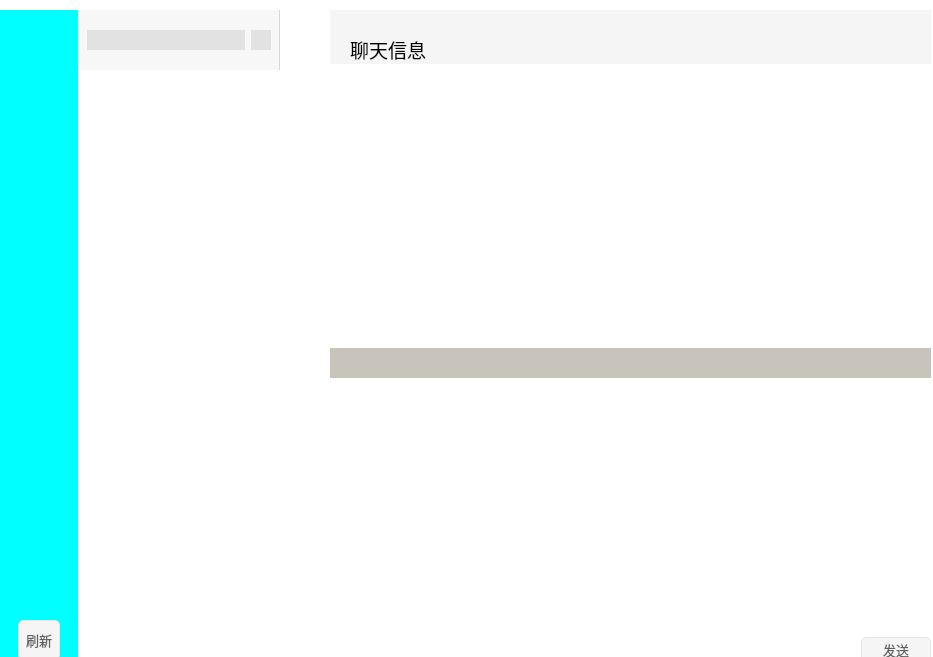
<?xml version="1.0" encoding="UTF-8"?>
<ui version="4.0">
 <class>Client</class>
 <widget class="QWidget" name="Client">
  <property name="geometry">
   <rect>
    <x>0</x>
    <y>0</y>
    <width>933</width>
    <height>657</height>
   </rect>
  </property>
  <property name="windowTitle">
   <string>Client</string>
  </property>
  <property name="windowIcon">
   <iconset resource="src.qrc">
    <normaloff>:/pic/src/wechat2.png</normaloff>:/pic/src/wechat2.png</iconset>
  </property>
  <property name="styleSheet">
   <string notr="true">background-color: rgb(255, 255, 255);</string>
  </property>
  <widget class="QWidget" name="centerWidget" native="true">
   <property name="geometry">
    <rect>
     <x>0</x>
     <y>0</y>
     <width>933</width>
     <height>657</height>
    </rect>
   </property>
   <layout class="QGridLayout" name="gridLayout_4" columnstretch="0">
    <property name="leftMargin">
     <number>0</number>
    </property>
    <property name="topMargin">
     <number>0</number>
    </property>
    <property name="rightMargin">
     <number>0</number>
    </property>
    <property name="bottomMargin">
     <number>0</number>
    </property>
    <property name="spacing">
     <number>0</number>
    </property>
    <item row="0" column="0">
     <widget class="QWidget" name="widget_main" native="true">
      <widget class="QWidget" name="widget_side" native="true">
       <property name="geometry">
        <rect>
         <x>-2</x>
         <y>10</y>
         <width>80</width>
         <height>657</height>
        </rect>
       </property>
       <property name="minimumSize">
        <size>
         <width>80</width>
         <height>0</height>
        </size>
       </property>
       <property name="maximumSize">
        <size>
         <width>80</width>
         <height>16777215</height>
        </size>
       </property>
       <property name="styleSheet">
        <string notr="true">background-color: rgb(0, 255, 255);
min-width:80;
max-width:80;</string>
       </property>
       <widget class="QPushButton" name="pushButton_msg_list">
        <property name="geometry">
         <rect>
          <x>20</x>
          <y>180</y>
          <width>40</width>
          <height>40</height>
         </rect>
        </property>
        <property name="minimumSize">
         <size>
          <width>40</width>
          <height>0</height>
         </size>
        </property>
        <property name="maximumSize">
         <size>
          <width>40</width>
          <height>16777215</height>
         </size>
        </property>
        <property name="cursor">
         <cursorShape>PointingHandCursor</cursorShape>
        </property>
        <property name="styleSheet">
         <string notr="true">QPushButton {

	border: none; /* no border for a flat push button */
	max-width:40;
	min-width:40;
}
</string>
        </property>
        <property name="text">
         <string/>
        </property>
        <property name="icon">
         <iconset resource="src.qrc">
          <normaloff>:/src/message.png</normaloff>
          <normalon>:/src/message1.png</normalon>:/src/message.png</iconset>
        </property>
        <property name="iconSize">
         <size>
          <width>40</width>
          <height>40</height>
         </size>
        </property>
        <property name="checkable">
         <bool>true</bool>
        </property>
        <property name="checked">
         <bool>false</bool>
        </property>
       </widget>
       <widget class="QPushButton" name="pushBtn_refresh">
        <property name="geometry">
         <rect>
          <x>20</x>
          <y>610</y>
          <width>42</width>
          <height>40</height>
         </rect>
        </property>
        <property name="minimumSize">
         <size>
          <width>42</width>
          <height>0</height>
         </size>
        </property>
        <property name="maximumSize">
         <size>
          <width>42</width>
          <height>2000</height>
         </size>
        </property>
        <property name="font">
         <font>
          <family>黑体</family>
          <pointsize>10</pointsize>
         </font>
        </property>
        <property name="cursor">
         <cursorShape>ArrowCursor</cursorShape>
        </property>
        <property name="styleSheet">
         <string notr="true">QPushButton{
	color: rgb(96,96,96);
	border-radius: 5px;	
	border-style: solid;
	background-color: rgb(245,245,245);

	border-right:1px solid #E5E5E5;
	border-top:1px solid #E5E5E5;
	border-left:1px solid #E5E5E5;
	border-bottom:1px solid #E5E5E5;

	max-width:40;
	min-width:40;

}

QPushButton:hover{
	color: rgb(255, 255, 255);
	background-color: rgb(18,150,17);
}

QPushButton:pressed {
	background-color: rgb(7,193,96);
}</string>
        </property>
        <property name="text">
         <string>刷新</string>
        </property>
       </widget>
       <widget class="QPushButton" name="pushButton_emoj_3">
        <property name="geometry">
         <rect>
          <x>20</x>
          <y>110</y>
          <width>40</width>
          <height>40</height>
         </rect>
        </property>
        <property name="minimumSize">
         <size>
          <width>40</width>
          <height>0</height>
         </size>
        </property>
        <property name="maximumSize">
         <size>
          <width>40</width>
          <height>16777215</height>
         </size>
        </property>
        <property name="cursor">
         <cursorShape>PointingHandCursor</cursorShape>
        </property>
        <property name="styleSheet">
         <string notr="true">QPushButton {

	border: none; /* no border for a flat push button */
	image: url(:/src/SelfCenter1.png); 
	max-width:40;
	min-width:40;
}
QPushButton::hover {
	image: url(:/src/SelfCenter2.png); 
}


</string>
        </property>
        <property name="text">
         <string/>
        </property>
        <property name="checkable">
         <bool>false</bool>
        </property>
        <property name="checked">
         <bool>false</bool>
        </property>
       </widget>
       <widget class="QPushButton" name="pushButton_friend_list">
        <property name="geometry">
         <rect>
          <x>20</x>
          <y>250</y>
          <width>40</width>
          <height>40</height>
         </rect>
        </property>
        <property name="minimumSize">
         <size>
          <width>40</width>
          <height>0</height>
         </size>
        </property>
        <property name="maximumSize">
         <size>
          <width>40</width>
          <height>16777215</height>
         </size>
        </property>
        <property name="cursor">
         <cursorShape>PointingHandCursor</cursorShape>
        </property>
        <property name="mouseTracking">
         <bool>false</bool>
        </property>
        <property name="styleSheet">
         <string notr="true">QPushButton {

	border: none; /* no border for a flat push button */
	max-width:40;
	min-width:40;
}
</string>
        </property>
        <property name="text">
         <string/>
        </property>
        <property name="icon">
         <iconset resource="src.qrc">
          <normaloff>:/src/friend.png</normaloff>
          <normalon>:/src/friend1.png</normalon>:/src/friend.png</iconset>
        </property>
        <property name="iconSize">
         <size>
          <width>40</width>
          <height>40</height>
         </size>
        </property>
        <property name="checkable">
         <bool>true</bool>
        </property>
        <property name="checked">
         <bool>false</bool>
        </property>
       </widget>
       <widget class="QPushButton" name="pushButton_group_list">
        <property name="geometry">
         <rect>
          <x>20</x>
          <y>320</y>
          <width>40</width>
          <height>40</height>
         </rect>
        </property>
        <property name="minimumSize">
         <size>
          <width>40</width>
          <height>0</height>
         </size>
        </property>
        <property name="maximumSize">
         <size>
          <width>40</width>
          <height>16777215</height>
         </size>
        </property>
        <property name="cursor">
         <cursorShape>PointingHandCursor</cursorShape>
        </property>
        <property name="styleSheet">
         <string notr="true">border:none;
	max-width:40;
	min-width:40;</string>
        </property>
        <property name="text">
         <string/>
        </property>
        <property name="icon">
         <iconset resource="src.qrc">
          <normaloff>:/src/group.png</normaloff>
          <normalon>:/src/group1.png</normalon>:/src/group.png</iconset>
        </property>
        <property name="iconSize">
         <size>
          <width>40</width>
          <height>40</height>
         </size>
        </property>
        <property name="checkable">
         <bool>true</bool>
        </property>
        <property name="checked">
         <bool>false</bool>
        </property>
       </widget>
       <widget class="QPushButton" name="pushButton_system_msg">
        <property name="geometry">
         <rect>
          <x>20</x>
          <y>390</y>
          <width>40</width>
          <height>40</height>
         </rect>
        </property>
        <property name="minimumSize">
         <size>
          <width>40</width>
          <height>0</height>
         </size>
        </property>
        <property name="maximumSize">
         <size>
          <width>40</width>
          <height>16777215</height>
         </size>
        </property>
        <property name="cursor">
         <cursorShape>PointingHandCursor</cursorShape>
        </property>
        <property name="styleSheet">
         <string notr="true">QPushButton {

	border: none; /* no border for a flat push button */
	max-width:40;
	min-width:40;
}
</string>
        </property>
        <property name="text">
         <string/>
        </property>
        <property name="icon">
         <iconset resource="src.qrc">
          <normaloff>:/src/notification.png</normaloff>:/src/notification.png</iconset>
        </property>
        <property name="iconSize">
         <size>
          <width>40</width>
          <height>40</height>
         </size>
        </property>
        <property name="checkable">
         <bool>false</bool>
        </property>
        <property name="checked">
         <bool>false</bool>
        </property>
       </widget>
       <widget class="FriendIconLabel" name="label_icon">
        <property name="geometry">
         <rect>
          <x>0</x>
          <y>0</y>
          <width>80</width>
          <height>80</height>
         </rect>
        </property>
        <property name="minimumSize">
         <size>
          <width>80</width>
          <height>80</height>
         </size>
        </property>
        <property name="maximumSize">
         <size>
          <width>80</width>
          <height>80</height>
         </size>
        </property>
        <property name="styleSheet">
         <string notr="true">	max-width:80;
	min-width:80;
background-color:transparent;</string>
        </property>
        <property name="text">
         <string/>
        </property>
        <property name="scaledContents">
         <bool>true</bool>
        </property>
       </widget>
       <widget class="QPushButton" name="pushButton_icon">
        <property name="geometry">
         <rect>
          <x>0</x>
          <y>0</y>
          <width>80</width>
          <height>80</height>
         </rect>
        </property>
        <property name="sizePolicy">
         <sizepolicy hsizetype="Minimum" vsizetype="Fixed">
          <horstretch>0</horstretch>
          <verstretch>0</verstretch>
         </sizepolicy>
        </property>
        <property name="minimumSize">
         <size>
          <width>80</width>
          <height>80</height>
         </size>
        </property>
        <property name="maximumSize">
         <size>
          <width>80</width>
          <height>80</height>
         </size>
        </property>
        <property name="font">
         <font>
          <pointsize>9</pointsize>
         </font>
        </property>
        <property name="cursor">
         <cursorShape>PointingHandCursor</cursorShape>
        </property>
        <property name="styleSheet">
         <string notr="true">max-width:80;
min-width:80;
border:none;
background-color:transparent;</string>
        </property>
        <property name="text">
         <string/>
        </property>
       </widget>
       <widget class="QPushButton" name="pushButton_robot">
        <property name="geometry">
         <rect>
          <x>20</x>
          <y>450</y>
          <width>40</width>
          <height>41</height>
         </rect>
        </property>
        <property name="styleSheet">
         <string notr="true">QPushButton {

	border: none; /* no border for a flat push button */
	max-width:40;
	min-width:40;
}</string>
        </property>
        <property name="text">
         <string/>
        </property>
        <property name="icon">
         <iconset resource="src.qrc">
          <normaloff>:/pic/src/robot.png</normaloff>
          <normalon>:/pic/src/robot.png</normalon>:/pic/src/robot.png</iconset>
        </property>
        <property name="iconSize">
         <size>
          <width>40</width>
          <height>40</height>
         </size>
        </property>
       </widget>
      </widget>
      <widget class="QWidget" name="widget_list" native="true">
       <property name="geometry">
        <rect>
         <x>78</x>
         <y>10</y>
         <width>202</width>
         <height>94</height>
        </rect>
       </property>
       <layout class="QGridLayout" name="gridLayout_2">
        <property name="spacing">
         <number>0</number>
        </property>
        <item row="1" column="0">
         <widget class="QWidget" name="widget_6" native="true">
          <property name="minimumSize">
           <size>
            <width>200</width>
            <height>60</height>
           </size>
          </property>
          <property name="maximumSize">
           <size>
            <width>999999</width>
            <height>999999</height>
           </size>
          </property>
          <property name="styleSheet">
           <string notr="true">background-color: rgb(247,247,247);
border-right:1px solid #D6D6D6;</string>
          </property>
          <layout class="QHBoxLayout" name="horizontalLayout">
           <item>
            <widget class="QLineEdit" name="lineEdit">
             <property name="sizePolicy">
              <sizepolicy hsizetype="Expanding" vsizetype="Preferred">
               <horstretch>0</horstretch>
               <verstretch>0</verstretch>
              </sizepolicy>
             </property>
             <property name="maximumSize">
              <size>
               <width>16777215</width>
               <height>20</height>
              </size>
             </property>
             <property name="styleSheet">
              <string notr="true">QLineEdit
{
	background-color: rgb(226,226,226);
	border: none; /* no border for a flat push button */
}
QLineEdit
{
	background-color: rgb(226,226,226);
	border: none; /* no border for a flat push button */
}
</string>
             </property>
            </widget>
           </item>
           <item>
            <widget class="QPushButton" name="pushButton_addFriend">
             <property name="minimumSize">
              <size>
               <width>20</width>
               <height>20</height>
              </size>
             </property>
             <property name="maximumSize">
              <size>
               <width>20</width>
               <height>20</height>
              </size>
             </property>
             <property name="toolTip">
              <string>添加好友</string>
             </property>
             <property name="styleSheet">
              <string notr="true">QPushButton {
	border: none; /* no border for a flat push button */
	image: url(:/pic/src/tianjia.png); 
	background-color: rgb(226,226,226);
	min-width: 20px;
	max-width: 20px;
	min-height: 20px;
	max-height: 20px;
}
QPushButton::hover {
	background-color: rgb(209,209,209);
	image: url(:/pic/src/tianjia2.png); 
}
QPushButton:pressed {
	image: url(:/pic/src/tianjia.png); 
}</string>
             </property>
             <property name="text">
              <string/>
             </property>
            </widget>
           </item>
          </layout>
         </widget>
        </item>
        <item row="2" column="0">
         <widget class="QStackedWidget" name="stackedWidget_list">
          <widget class="QWidget" name="page_5"/>
          <widget class="QWidget" name="page_6"/>
         </widget>
        </item>
       </layout>
      </widget>
      <widget class="QWidget" name="widget_chatting" native="true">
       <property name="geometry">
        <rect>
         <x>330</x>
         <y>10</y>
         <width>601</width>
         <height>657</height>
        </rect>
       </property>
       <layout class="QGridLayout" name="gridLayout">
        <property name="spacing">
         <number>0</number>
        </property>
        <item row="4" column="0">
         <widget class="QWidget" name="widget_3" native="true">
          <property name="minimumSize">
           <size>
            <width>0</width>
            <height>35</height>
           </size>
          </property>
          <property name="maximumSize">
           <size>
            <width>16777215</width>
            <height>35</height>
           </size>
          </property>
          <property name="styleSheet">
           <string notr="true">background-color: rgb(255, 255, 255);</string>
          </property>
          <layout class="QGridLayout" name="gridLayout_10">
           <property name="leftMargin">
            <number>0</number>
           </property>
           <property name="topMargin">
            <number>0</number>
           </property>
           <property name="rightMargin">
            <number>0</number>
           </property>
           <property name="bottomMargin">
            <number>0</number>
           </property>
           <property name="spacing">
            <number>0</number>
           </property>
           <item row="0" column="2">
            <widget class="QPushButton" name="pushBtn_send">
             <property name="minimumSize">
              <size>
               <width>70</width>
               <height>25</height>
              </size>
             </property>
             <property name="maximumSize">
              <size>
               <width>70</width>
               <height>25</height>
              </size>
             </property>
             <property name="font">
              <font>
               <family>黑体</family>
               <pointsize>10</pointsize>
              </font>
             </property>
             <property name="styleSheet">
              <string notr="true">QPushButton{
	color: rgb(96,96,96);
	border-radius: 5px;	
	border-style: solid;
	background-color: rgb(245,245,245);

	border-right:1px solid #E5E5E5;
	border-top:1px solid #E5E5E5;
	border-left:1px solid #E5E5E5;
	border-bottom:1px solid #E5E5E5;
}

QPushButton:hover{
	color: rgb(255, 255, 255);
	background-color: rgb(18,150,17);
}

QPushButton:pressed {
	background-color: rgb(7,193,96);
}</string>
             </property>
             <property name="text">
              <string>发送</string>
             </property>
            </widget>
           </item>
           <item row="0" column="1">
            <spacer name="horizontalSpacer">
             <property name="orientation">
              <enum>Qt::Horizontal</enum>
             </property>
             <property name="sizeHint" stdset="0">
              <size>
               <width>40</width>
               <height>20</height>
              </size>
             </property>
            </spacer>
           </item>
          </layout>
         </widget>
        </item>
        <item row="1" column="0">
         <widget class="QWidget" name="widget_chatWindow" native="true">
          <property name="layoutDirection">
           <enum>Qt::LeftToRight</enum>
          </property>
          <property name="autoFillBackground">
           <bool>false</bool>
          </property>
          <property name="styleSheet">
           <string notr="true"/>
          </property>
          <layout class="QGridLayout" name="gridLayout_3">
           <property name="leftMargin">
            <number>0</number>
           </property>
           <property name="topMargin">
            <number>0</number>
           </property>
           <property name="rightMargin">
            <number>0</number>
           </property>
           <property name="bottomMargin">
            <number>0</number>
           </property>
           <property name="spacing">
            <number>0</number>
           </property>
           <item row="0" column="0">
            <widget class="QStackedWidget" name="stackedWidget">
             <property name="sizePolicy">
              <sizepolicy hsizetype="Preferred" vsizetype="Preferred">
               <horstretch>0</horstretch>
               <verstretch>0</verstretch>
              </sizepolicy>
             </property>
             <property name="autoFillBackground">
              <bool>false</bool>
             </property>
             <property name="styleSheet">
              <string notr="true">background-color: rgb(255, 255, 255);
border-color: rgb(199, 200, 194);</string>
             </property>
             <property name="frameShadow">
              <enum>QFrame::Plain</enum>
             </property>
             <property name="lineWidth">
              <number>10</number>
             </property>
             <property name="currentIndex">
              <number>1</number>
             </property>
             <widget class="QWidget" name="page">
              <property name="autoFillBackground">
               <bool>false</bool>
              </property>
              <property name="styleSheet">
               <string notr="true">image: url(:/src/chatbg.png);
background-color:#F5F5F5;</string>
              </property>
             </widget>
             <widget class="QWidget" name="page_2"/>
            </widget>
           </item>
          </layout>
         </widget>
        </item>
        <item row="0" column="0">
         <widget class="QWidget" name="widget_2" native="true">
          <property name="minimumSize">
           <size>
            <width>0</width>
            <height>0</height>
           </size>
          </property>
          <property name="maximumSize">
           <size>
            <width>16777215</width>
            <height>16777215</height>
           </size>
          </property>
          <property name="styleSheet">
           <string notr="true">background-color: rgb(245,245,245);</string>
          </property>
          <layout class="QGridLayout" name="gridLayout_8">
           <property name="leftMargin">
            <number>0</number>
           </property>
           <property name="topMargin">
            <number>0</number>
           </property>
           <property name="rightMargin">
            <number>0</number>
           </property>
           <property name="bottomMargin">
            <number>0</number>
           </property>
           <property name="spacing">
            <number>0</number>
           </property>
           <item row="0" column="0">
            <layout class="QGridLayout" name="gridLayout_6" columnstretch="1,0,0,0">
             <property name="spacing">
              <number>0</number>
             </property>
             <item row="0" column="1">
              <widget class="QPushButton" name="pushBtn_hide">
               <property name="minimumSize">
                <size>
                 <width>30</width>
                 <height>25</height>
                </size>
               </property>
               <property name="maximumSize">
                <size>
                 <width>30</width>
                 <height>25</height>
                </size>
               </property>
               <property name="styleSheet">
                <string notr="true">QPushButton {
	border: none; /* no border for a flat push button */
	image: url(:/pic/src/min.png); /* 最小化 */
	min-width: 30px;
	max-width: 30px;
	min-height: 25px;
	max-height: 25px;
}
QPushButton::hover {
	background-color: rgba(166,166,166, 50); 
}</string>
               </property>
               <property name="text">
                <string/>
               </property>
              </widget>
             </item>
             <item row="0" column="2">
              <widget class="QPushButton" name="pushBtn_max">
               <property name="minimumSize">
                <size>
                 <width>30</width>
                 <height>25</height>
                </size>
               </property>
               <property name="maximumSize">
                <size>
                 <width>30</width>
                 <height>25</height>
                </size>
               </property>
               <property name="styleSheet">
                <string notr="true">QPushButton {
	border: none; /* no border for a flat push button */
	image: url(:/pic/src/max.png); /* 最小化 */
	min-width: 30px;
	max-width: 30px;
	min-height: 25px;
	max-height: 25px;
}
QPushButton::hover {
	background-color: rgba(166,166,166, 50); 
}</string>
               </property>
               <property name="text">
                <string/>
               </property>
              </widget>
             </item>
             <item row="0" column="3">
              <widget class="QPushButton" name="pushBtn_close">
               <property name="minimumSize">
                <size>
                 <width>30</width>
                 <height>25</height>
                </size>
               </property>
               <property name="maximumSize">
                <size>
                 <width>30</width>
                 <height>25</height>
                </size>
               </property>
               <property name="styleSheet">
                <string notr="true">QPushButton {
	border: none; /* no border for a flat push button */
	image: url(:/pic/src/close.png); /* 最小化 */
	min-width: 30px;
	max-width: 30px;
	min-height: 25px;
	max-height: 25px;
}
QPushButton::hover {
	background-color: #f57575; 
}</string>
               </property>
               <property name="text">
                <string/>
               </property>
              </widget>
             </item>
             <item row="0" column="0">
              <widget class="QWidget" name="widget_7" native="true"/>
             </item>
            </layout>
           </item>
           <item row="1" column="0">
            <layout class="QGridLayout" name="gridLayout_7" columnstretch="0,0,0,0,0">
             <item row="0" column="1">
              <widget class="QLabel" name="label_info">
               <property name="font">
                <font>
                 <family>新宋体</family>
                 <pointsize>14</pointsize>
                </font>
               </property>
               <property name="text">
                <string>聊天信息</string>
               </property>
              </widget>
             </item>
             <item row="0" column="2">
              <widget class="QWidget" name="widget_8" native="true"/>
             </item>
             <item row="0" column="4">
              <widget class="QWidget" name="widget_16" native="true">
               <property name="minimumSize">
                <size>
                 <width>10</width>
                 <height>0</height>
                </size>
               </property>
               <property name="maximumSize">
                <size>
                 <width>10</width>
                 <height>16777215</height>
                </size>
               </property>
              </widget>
             </item>
             <item row="0" column="0">
              <widget class="QWidget" name="widget_15" native="true">
               <property name="minimumSize">
                <size>
                 <width>20</width>
                 <height>0</height>
                </size>
               </property>
               <property name="maximumSize">
                <size>
                 <width>20</width>
                 <height>16777215</height>
                </size>
               </property>
              </widget>
             </item>
             <item row="0" column="3">
              <widget class="QPushButton" name="pushButton">
               <property name="styleSheet">
                <string notr="true">QPushButton {
	border: none; /* no border for a flat push button */
	image: url(:/src/more.png); 
	min-width: 30px;
	max-width: 30px;
	min-height: 20px;
	max-height: 20px;
}
QPushButton::hover {
	image: url(:/src/more2.png); 
}
QPushButton:pressed {
	image: url(:/src/more.png); 
}</string>
               </property>
               <property name="text">
                <string/>
               </property>
              </widget>
             </item>
            </layout>
           </item>
          </layout>
         </widget>
        </item>
        <item row="3" column="0">
         <widget class="QWidget" name="widget_send" native="true">
          <property name="minimumSize">
           <size>
            <width>0</width>
            <height>0</height>
           </size>
          </property>
          <property name="maximumSize">
           <size>
            <width>16777215</width>
            <height>16777215</height>
           </size>
          </property>
          <layout class="QGridLayout" name="gridLayout_14">
           <property name="leftMargin">
            <number>0</number>
           </property>
           <property name="topMargin">
            <number>0</number>
           </property>
           <property name="rightMargin">
            <number>0</number>
           </property>
           <property name="bottomMargin">
            <number>0</number>
           </property>
           <property name="spacing">
            <number>0</number>
           </property>
           <item row="0" column="0">
            <widget class="QWidget" name="widget_4" native="true">
             <property name="minimumSize">
              <size>
               <width>0</width>
               <height>30</height>
              </size>
             </property>
             <property name="maximumSize">
              <size>
               <width>16777215</width>
               <height>30</height>
              </size>
             </property>
             <property name="styleSheet">
              <string notr="true">background-color: rgb(200, 196, 188);</string>
             </property>
             <widget class="QPushButton" name="pushButton_emoj">
              <property name="geometry">
               <rect>
                <x>20</x>
                <y>6</y>
                <width>20</width>
                <height>20</height>
               </rect>
              </property>
              <property name="styleSheet">
               <string notr="true">QPushButton {
	border: none; /* no border for a flat push button */
	image: url(:/pic/src/emoj.png); 
	min-width: 20px;
	max-width: 20px;
	min-height: 20px;
	max-height: 20px;
}
QPushButton::hover {
	image: url(:/pic/src/emoj2.png); 
}
QPushButton:pressed {
	image: url(:/pic/src/emoj.png); 
}</string>
              </property>
              <property name="text">
               <string/>
              </property>
             </widget>
             <widget class="QPushButton" name="pushButton_screenshot">
              <property name="geometry">
               <rect>
                <x>120</x>
                <y>6</y>
                <width>20</width>
                <height>20</height>
               </rect>
              </property>
              <property name="styleSheet">
               <string notr="true">QPushButton {
	border: none; /* no border for a flat push button */
	image: url(:/pic/src/screenshot.png); 
	min-width: 20px;
	max-width: 20px;
	min-height: 20px;
	max-height: 20px;
}
QPushButton::hover {
	image: url(:/pic/src/screenshot2.png); 
}
QPushButton:pressed {
	image: url(:/pic/src/screenshot.png); 
}</string>
              </property>
              <property name="text">
               <string/>
              </property>
             </widget>
             <widget class="QPushButton" name="pushButton_chat">
              <property name="geometry">
               <rect>
                <x>170</x>
                <y>6</y>
                <width>20</width>
                <height>20</height>
               </rect>
              </property>
              <property name="styleSheet">
               <string notr="true">QPushButton {
	border: none; /* no border for a flat push button */
	image: url(:/pic/src/chat.png); 
	min-width: 20px;
	max-width: 20px;
	min-height: 20px;
	max-height: 20px;
}
QPushButton::hover {
	image: url(:/pic/src/chat2.png); 
}
QPushButton:pressed {
	image: url(:/pic/src/chat.png); 
}</string>
              </property>
              <property name="text">
               <string/>
              </property>
             </widget>
             <widget class="QPushButton" name="pushButton_file">
              <property name="geometry">
               <rect>
                <x>220</x>
                <y>6</y>
                <width>20</width>
                <height>20</height>
               </rect>
              </property>
              <property name="styleSheet">
               <string notr="true">QPushButton {
	border: none; /* no border for a flat push button */
	image: url(:/pic/src/file.png); 
	min-width: 20px;
	max-width: 20px;
	min-height: 20px;
	max-height: 20px;
}
QPushButton::hover {
	image: url(:/pic/src/file2.png); 
}
QPushButton:pressed {
	image: url(:/pic/src/file.png); 
}</string>
              </property>
              <property name="text">
               <string/>
              </property>
             </widget>
             <widget class="QPushButton" name="pushButton_image">
              <property name="geometry">
               <rect>
                <x>70</x>
                <y>6</y>
                <width>20</width>
                <height>20</height>
               </rect>
              </property>
              <property name="styleSheet">
               <string notr="true">QPushButton {
	border: none; /* no border for a flat push button */
	image: url(:/pic/src/image.png); 
	min-width: 20px;
	max-width: 20px;
	min-height: 20px;
	max-height: 20px;
}
QPushButton::hover {
	image: url(:/pic/src/image1.png); 
}
QPushButton:pressed {
	image: url(:/pic/src/image.png); 
}</string>
              </property>
              <property name="text">
               <string/>
              </property>
             </widget>
            </widget>
           </item>
           <item row="4" column="0">
            <widget class="SendTextEdit" name="textEdit_send">
             <property name="minimumSize">
              <size>
               <width>0</width>
               <height>0</height>
              </size>
             </property>
             <property name="maximumSize">
              <size>
               <width>16777215</width>
               <height>16777215</height>
              </size>
             </property>
             <property name="font">
              <font>
               <family>新宋体</family>
               <pointsize>12</pointsize>
              </font>
             </property>
             <property name="styleSheet">
              <string notr="true">background-color: rgb(255, 255, 255);
border: none; /* no border for a flat push button */
</string>
             </property>
             <property name="verticalScrollBarPolicy">
              <enum>Qt::ScrollBarAlwaysOff</enum>
             </property>
             <property name="horizontalScrollBarPolicy">
              <enum>Qt::ScrollBarAlwaysOff</enum>
             </property>
            </widget>
           </item>
          </layout>
         </widget>
        </item>
       </layout>
      </widget>
     </widget>
    </item>
   </layout>
  </widget>
 </widget>
 <customwidgets>
  <customwidget>
   <class>SendTextEdit</class>
   <extends>QTextEdit</extends>
   <header location="global">sendtextedit.h</header>
  </customwidget>
  <customwidget>
   <class>FriendIconLabel</class>
   <extends>QLabel</extends>
   <header location="global">friendiconlabel.h</header>
  </customwidget>
 </customwidgets>
 <resources>
  <include location="src.qrc"/>
 </resources>
 <connections/>
</ui>
